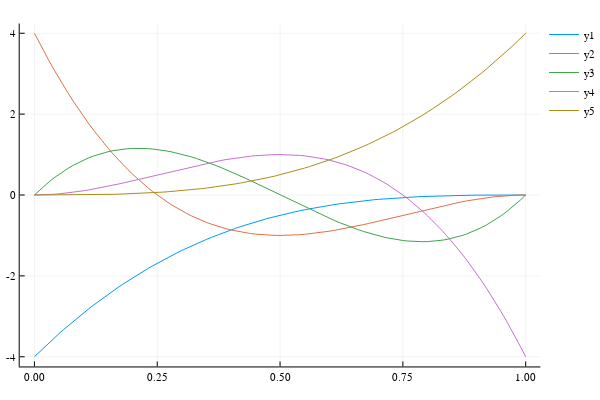

Notebook code for this chart:
### Code cell
p = plot()
yp = zero(xp)
for i in 1:length(ber)
    for j in eachindex(xp,yp)
        yp[j] = eval_element_derivative(ber, i, xp[j])
    end
    plot!(p, xp, yp)
end
display(p)

### Figure 1 — Plotly figure (JSON) as saved in the notebook; plotly's stock layout.template omitted (floating-point values rounded to 4 significant figures)
{"data": [{"colorbar": {"title": ""}, "hoverinfo": "text", "legendgroup": "y1", "line": {"color": "rgba(0, 154, 250, 1.000)", "dash": "solid", "shape": "linear", "width": 1}, "mode": "lines", "name": "y1", "showlegend": true, "text": [null, null, null, null, null, null, null, null, null, null, null, null, null, null, null, null, null, null, null, null, null, null, null, null, null, null, null, null, null, null, null, null, null, null, null, null, null, null, null, null, null, null, null, null, null, null, null, null, null, null, null, null, null, null, null, null, null, null, null, null, null, null, null, null, null, null, null, null, null, null, null, null, null, null, null, null, null, null, null, null, null, null, null, null, null, null, null, null, null, null, null, null, null, null, null, null, null, null, null, null, null], "type": "scatter", "x": [0, 0.01, 0.02, 0.03, 0.04, 0.05, 0.06, 0.07, 0.08, 0.09, 0.1, 0.11, 0.12, 0.13, 0.14, 0.15, 0.16, 0.17, 0.18, 0.19, 0.2, 0.21, 0.22, 0.23, 0.24, 0.25, 0.26, 0.27, 0.28, 0.29, 0.3, 0.31, 0.32, 0.33, 0.34, 0.35, 0.36, 0.37, 0.38, 0.39, 0.4, 0.41, 0.42, 0.43, 0.44, 0.45, 0.46, 0.47, 0.48, 0.49, 0.5, 0.51, 0.52, 0.53, 0.54, 0.55, 0.56, 0.57, 0.58, 0.59, 0.6, 0.61, 0.62, 0.63, 0.64, 0.65, 0.66, 0.67, 0.68, 0.69, 0.7, 0.71, 0.72, 0.73, 0.74, 0.75, 0.76, 0.77, 0.78, 0.79, 0.8, 0.81, 0.82, 0.83, 0.84, 0.85, 0.86, 0.87, 0.88, 0.89, 0.9, 0.91, 0.92, 0.93, 0.94, 0.95, 0.96, 0.97, 0.98, 0.99, 1], "xaxis": "x1", "y": [-4, -3.881, -3.765, -3.651, -3.539, -3.429, -3.322, -3.217, -3.115, -3.014, -2.916, -2.82, -2.726, -2.634, -2.544, -2.456, -2.371, -2.287, -2.205, -2.126, -2.048, -1.972, -1.898, -1.826, -1.756, -1.688, -1.621, -1.556, -1.493, -1.432, -1.372, -1.314, -1.258, -1.203, -1.15, -1.099, -1.049, -1.0, -0.9533, -0.9079, -0.864, -0.8215, -0.7804, -0.7408, -0.7025, -0.6655, -0.6299, -0.5955, -0.5624, -0.5306, -0.5, -0.4706, -0.4424, -0.4153, -0.3893, -0.3645, -0.3407, -0.318, -0.2964, -0.2757, -0.256, -0.2373, -0.2195, -0.2026, -0.1866, -0.1715, -0.1572, -0.1437, -0.1311, -0.1192, -0.108, -0.09756, -0.08781, -0.07873, -0.0703, -0.0625, -0.0553, -0.04867, -0.04259, -0.03704, -0.032, -0.02744, -0.02333, -0.01965, -0.01638, -0.0135, -0.01098, -0.008788, -0.006912, -0.005324, -0.004, -0.002916, -0.002048, -0.001372, -0.000864, -0.0005, -0.000256, -0.000108, -3.2e-05, -4e-06, 0], "yaxis": "y1", "zmax": null, "zmin": null}, {"colorbar": {"title": ""}, "hoverinfo": "text", "legendgroup": "y2", "line": {"color": "rgba(227, 111, 71, 1.000)", "dash": "solid", "shape": "linear", "width": 1}, "mode": "lines", "name": "y2", "showlegend": true, "text": [null, null, null, null, null, null, null, null, null, null, null, null, null, null, null, null, null, null, null, null, null, null, null, null, null, null, null, null, null, null, null, null, null, null, null, null, null, null, null, null, null, null, null, null, null, null, null, null, null, null, null, null, null, null, null, null, null, null, null, null, null, null, null, null, null, null, null, null, null, null, null, null, null, null, null, null, null, null, null, null, null, null, null, null, null, null, null, null, null, null, null, null, null, null, null, null, null, null, null, null, null], "type": "scatter", "x": [0, 0.01, 0.02, 0.03, 0.04, 0.05, 0.06, 0.07, 0.08, 0.09, 0.1, 0.11, 0.12, 0.13, 0.14, 0.15, 0.16, 0.17, 0.18, 0.19, 0.2, 0.21, 0.22, 0.23, 0.24, 0.25, 0.26, 0.27, 0.28, 0.29, 0.3, 0.31, 0.32, 0.33, 0.34, 0.35, 0.36, 0.37, 0.38, 0.39, 0.4, 0.41, 0.42, 0.43, 0.44, 0.45, 0.46, 0.47, 0.48, 0.49, 0.5, 0.51, 0.52, 0.53, 0.54, 0.55, 0.56, 0.57, 0.58, 0.59, 0.6, 0.61, 0.62, 0.63, 0.64, 0.65, 0.66, 0.67, 0.68, 0.69, 0.7, 0.71, 0.72, 0.73, 0.74, 0.75, 0.76, 0.77, 0.78, 0.79, 0.8, 0.81, 0.82, 0.83, 0.84, 0.85, 0.86, 0.87, 0.88, 0.89, 0.9, 0.91, 0.92, 0.93, 0.94, 0.95, 0.96, 0.97, 0.98, 0.99, 1], "xaxis": "x1", "y": [4, 3.764, 3.534, 3.312, 3.097, 2.888, 2.686, 2.491, 2.302, 2.12, 1.944, 1.774, 1.611, 1.453, 1.302, 1.156, 1.016, 0.8818, 0.7531, 0.6299, 0.512, 0.3994, 0.292, 0.1897, 0.09242, 0, -0.08762, -0.1705, -0.2488, -0.3226, -0.392, -0.4571, -0.5179, -0.5746, -0.6273, -0.676, -0.7209, -0.762, -0.7996, -0.8335, -0.864, -0.8911, -0.915, -0.9357, -0.9533, -0.968, -0.9798, -0.9888, -0.9951, -0.9988, -1, -0.9988, -0.9953, -0.9896, -0.9818, -0.972, -0.9603, -0.9467, -0.9314, -0.9145, -0.896, -0.8761, -0.8548, -0.8324, -0.8087, -0.784, -0.7583, -0.7318, -0.7045, -0.6765, -0.648, -0.619, -0.5896, -0.5599, -0.53, -0.5, -0.47, -0.4401, -0.4104, -0.381, -0.352, -0.3235, -0.2955, -0.2682, -0.2417, -0.216, -0.1913, -0.1676, -0.1452, -0.1239, -0.104, -0.08554, -0.06861, -0.05331, -0.03974, -0.028, -0.01818, -0.01037, -0.004672, -0.001184, 0], "yaxis": "y1", "zmax": null, "zmin": null}, {"colorbar": {"title": ""}, "hoverinfo": "text", "legendgroup": "y3", "line": {"color": "rgba(62, 164, 78, 1.000)", "dash": "solid", "shape": "linear", "width": 1}, "mode": "lines", "name": "y3", "showlegend": true, "text": [null, null, null, null, null, null, null, null, null, null, null, null, null, null, null, null, null, null, null, null, null, null, null, null, null, null, null, null, null, null, null, null, null, null, null, null, null, null, null, null, null, null, null, null, null, null, null, null, null, null, null, null, null, null, null, null, null, null, null, null, null, null, null, null, null, null, null, null, null, null, null, null, null, null, null, null, null, null, null, null, null, null, null, null, null, null, null, null, null, null, null, null, null, null, null, null, null, null, null, null, null], "type": "scatter", "x": [0, 0.01, 0.02, 0.03, 0.04, 0.05, 0.06, 0.07, 0.08, 0.09, 0.1, 0.11, 0.12, 0.13, 0.14, 0.15, 0.16, 0.17, 0.18, 0.19, 0.2, 0.21, 0.22, 0.23, 0.24, 0.25, 0.26, 0.27, 0.28, 0.29, 0.3, 0.31, 0.32, 0.33, 0.34, 0.35, 0.36, 0.37, 0.38, 0.39, 0.4, 0.41, 0.42, 0.43, 0.44, 0.45, 0.46, 0.47, 0.48, 0.49, 0.5, 0.51, 0.52, 0.53, 0.54, 0.55, 0.56, 0.57, 0.58, 0.59, 0.6, 0.61, 0.62, 0.63, 0.64, 0.65, 0.66, 0.67, 0.68, 0.69, 0.7, 0.71, 0.72, 0.73, 0.74, 0.75, 0.76, 0.77, 0.78, 0.79, 0.8, 0.81, 0.82, 0.83, 0.84, 0.85, 0.86, 0.87, 0.88, 0.89, 0.9, 0.91, 0.92, 0.93, 0.94, 0.95, 0.96, 0.97, 0.98, 0.99, 1], "xaxis": "x1", "y": [0, 0.1164, 0.2258, 0.3282, 0.4239, 0.513, 0.5956, 0.6718, 0.7419, 0.8059, 0.864, 0.9163, 0.9631, 1.004, 1.04, 1.071, 1.097, 1.118, 1.134, 1.145, 1.152, 1.155, 1.153, 1.148, 1.138, 1.125, 1.108, 1.088, 1.064, 1.038, 1.008, 0.9754, 0.94, 0.9021, 0.8617, 0.819, 0.7741, 0.7273, 0.6785, 0.6281, 0.576, 0.5225, 0.4677, 0.4118, 0.3548, 0.297, 0.2385, 0.1794, 0.1198, 0.05998, 0, -0.05998, -0.1198, -0.1794, -0.2385, -0.297, -0.3548, -0.4118, -0.4677, -0.5225, -0.576, -0.6281, -0.6785, -0.7273, -0.7741, -0.819, -0.8617, -0.9021, -0.94, -0.9754, -1.008, -1.038, -1.064, -1.088, -1.108, -1.125, -1.138, -1.148, -1.153, -1.155, -1.152, -1.145, -1.134, -1.118, -1.097, -1.071, -1.04, -1.004, -0.9631, -0.9163, -0.864, -0.8059, -0.7419, -0.6718, -0.5956, -0.513, -0.4239, -0.3282, -0.2258, -0.1164, 0], "yaxis": "y1", "zmax": null, "zmin": null}, {"colorbar": {"title": ""}, "hoverinfo": "text", "legendgroup": "y4", "line": {"color": "rgba(195, 113, 210, 1.000)", "dash": "solid", "shape": "linear", "width": 1}, "mode": "lines", "name": "y4", "showlegend": true, "text": [null, null, null, null, null, null, null, null, null, null, null, null, null, null, null, null, null, null, null, null, null, null, null, null, null, null, null, null, null, null, null, null, null, null, null, null, null, null, null, null, null, null, null, null, null, null, null, null, null, null, null, null, null, null, null, null, null, null, null, null, null, null, null, null, null, null, null, null, null, null, null, null, null, null, null, null, null, null, null, null, null, null, null, null, null, null, null, null, null, null, null, null, null, null, null, null, null, null, null, null, null], "type": "scatter", "x": [0, 0.01, 0.02, 0.03, 0.04, 0.05, 0.06, 0.07, 0.08, 0.09, 0.1, 0.11, 0.12, 0.13, 0.14, 0.15, 0.16, 0.17, 0.18, 0.19, 0.2, 0.21, 0.22, 0.23, 0.24, 0.25, 0.26, 0.27, 0.28, 0.29, 0.3, 0.31, 0.32, 0.33, 0.34, 0.35, 0.36, 0.37, 0.38, 0.39, 0.4, 0.41, 0.42, 0.43, 0.44, 0.45, 0.46, 0.47, 0.48, 0.49, 0.5, 0.51, 0.52, 0.53, 0.54, 0.55, 0.56, 0.57, 0.58, 0.59, 0.6, 0.61, 0.62, 0.63, 0.64, 0.65, 0.66, 0.67, 0.68, 0.69, 0.7, 0.71, 0.72, 0.73, 0.74, 0.75, 0.76, 0.77, 0.78, 0.79, 0.8, 0.81, 0.82, 0.83, 0.84, 0.85, 0.86, 0.87, 0.88, 0.89, 0.9, 0.91, 0.92, 0.93, 0.94, 0.95, 0.96, 0.97, 0.98, 0.99, 1], "xaxis": "x1", "y": [0, 0.001184, 0.004672, 0.01037, 0.01818, 0.028, 0.03974, 0.05331, 0.06861, 0.08554, 0.104, 0.1239, 0.1452, 0.1676, 0.1913, 0.216, 0.2417, 0.2682, 0.2955, 0.3235, 0.352, 0.381, 0.4104, 0.4401, 0.47, 0.5, 0.53, 0.5599, 0.5896, 0.619, 0.648, 0.6765, 0.7045, 0.7318, 0.7583, 0.784, 0.8087, 0.8324, 0.8548, 0.8761, 0.896, 0.9145, 0.9314, 0.9467, 0.9603, 0.972, 0.9818, 0.9896, 0.9953, 0.9988, 1, 0.9988, 0.9951, 0.9888, 0.9798, 0.968, 0.9533, 0.9357, 0.915, 0.8911, 0.864, 0.8335, 0.7996, 0.762, 0.7209, 0.676, 0.6273, 0.5746, 0.5179, 0.4571, 0.392, 0.3226, 0.2488, 0.1705, 0.08762, 0, -0.09242, -0.1897, -0.292, -0.3994, -0.512, -0.6299, -0.7531, -0.8818, -1.016, -1.156, -1.302, -1.453, -1.611, -1.774, -1.944, -2.12, -2.302, -2.491, -2.686, -2.888, -3.097, -3.312, -3.534, -3.764, -4], "yaxis": "y1", "zmax": null, "zmin": null}, {"colorbar": {"title": ""}, "hoverinfo": "text", "legendgroup": "y5", "line": {"color": "rgba(172, 142, 24, 1.000)", "dash": "solid", "shape": "linear", "width": 1}, "mode": "lines", "name": "y5", "showlegend": true, "text": [null, null, null, null, null, null, null, null, null, null, null, null, null, null, null, null, null, null, null, null, null, null, null, null, null, null, null, null, null, null, null, null, null, null, null, null, null, null, null, null, null, null, null, null, null, null, null, null, null, null, null, null, null, null, null, null, null, null, null, null, null, null, null, null, null, null, null, null, null, null, null, null, null, null, null, null, null, null, null, null, null, null, null, null, null, null, null, null, null, null, null, null, null, null, null, null, null, null, null, null, null], "type": "scatter", "x": [0, 0.01, 0.02, 0.03, 0.04, 0.05, 0.06, 0.07, 0.08, 0.09, 0.1, 0.11, 0.12, 0.13, 0.14, 0.15, 0.16, 0.17, 0.18, 0.19, 0.2, 0.21, 0.22, 0.23, 0.24, 0.25, 0.26, 0.27, 0.28, 0.29, 0.3, 0.31, 0.32, 0.33, 0.34, 0.35, 0.36, 0.37, 0.38, 0.39, 0.4, 0.41, 0.42, 0.43, 0.44, 0.45, 0.46, 0.47, 0.48, 0.49, 0.5, 0.51, 0.52, 0.53, 0.54, 0.55, 0.56, 0.57, 0.58, 0.59, 0.6, 0.61, 0.62, 0.63, 0.64, 0.65, 0.66, 0.67, 0.68, 0.69, 0.7, 0.71, 0.72, 0.73, 0.74, 0.75, 0.76, 0.77, 0.78, 0.79, 0.8, 0.81, 0.82, 0.83, 0.84, 0.85, 0.86, 0.87, 0.88, 0.89, 0.9, 0.91, 0.92, 0.93, 0.94, 0.95, 0.96, 0.97, 0.98, 0.99, 1], "xaxis": "x1", "y": [0, 4e-06, 3.2e-05, 0.000108, 0.000256, 0.0005, 0.000864, 0.001372, 0.002048, 0.002916, 0.004, 0.005324, 0.006912, 0.008788, 0.01098, 0.0135, 0.01638, 0.01965, 0.02333, 0.02744, 0.032, 0.03704, 0.04259, 0.04867, 0.0553, 0.0625, 0.0703, 0.07873, 0.08781, 0.09756, 0.108, 0.1192, 0.1311, 0.1437, 0.1572, 0.1715, 0.1866, 0.2026, 0.2195, 0.2373, 0.256, 0.2757, 0.2964, 0.318, 0.3407, 0.3645, 0.3893, 0.4153, 0.4424, 0.4706, 0.5, 0.5306, 0.5624, 0.5955, 0.6299, 0.6655, 0.7025, 0.7408, 0.7804, 0.8215, 0.864, 0.9079, 0.9533, 1.0, 1.049, 1.099, 1.15, 1.203, 1.258, 1.314, 1.372, 1.432, 1.493, 1.556, 1.621, 1.688, 1.756, 1.826, 1.898, 1.972, 2.048, 2.126, 2.205, 2.287, 2.371, 2.456, 2.544, 2.634, 2.726, 2.82, 2.916, 3.014, 3.115, 3.217, 3.322, 3.429, 3.539, 3.651, 3.765, 3.881, 4], "yaxis": "y1", "zmax": null, "zmin": null}], "layout": {"annotations": [], "height": 400, "legend": {"bgcolor": "rgba(255, 255, 255, 1.000)", "bordercolor": "rgba(0, 0, 0, 1.000)", "font": {"color": "rgba(0, 0, 0, 1.000)", "family": "sans-serif", "size": 11}, "tracegroupgap": 0, "x": 1, "y": 1}, "margin": {"b": 20, "l": 0, "r": 0, "t": 20}, "paper_bgcolor": "rgba(255, 255, 255, 1.000)", "plot_bgcolor": "rgba(255, 255, 255, 1.000)", "showlegend": true, "width": 600, "xaxis": {"anchor": "y1", "domain": [0.03619, 0.9934], "gridcolor": "rgba(0, 0, 0, 0.100)", "gridwidth": 0.5, "linecolor": "rgba(0, 0, 0, 1.000)", "mirror": false, "range": [-0.03, 1.03], "showgrid": true, "showline": true, "showticklabels": true, "tickangle": 0, "tickcolor": "rgb(0, 0, 0)", "tickfont": {"color": "rgba(0, 0, 0, 1.000)", "family": "sans-serif", "size": 11}, "tickmode": "array", "ticks": "inside", "ticktext": ["0.00", "0.25", "0.50", "0.75", "1.00"], "tickvals": [0, 0.25, 0.5, 0.75, 1], "title": "", "titlefont": {"color": "rgba(0, 0, 0, 1.000)", "family": "sans-serif", "size": 15}, "type": "-", "visible": true, "zeroline": false, "zerolinecolor": "rgba(0, 0, 0, 1.000)"}, "yaxis": {"anchor": "x1", "domain": [0.03762, 0.9902], "gridcolor": "rgba(0, 0, 0, 0.100)", "gridwidth": 0.5, "linecolor": "rgba(0, 0, 0, 1.000)", "mirror": false, "range": [-4.24, 4.24], "showgrid": true, "showline": true, "showticklabels": true, "tickangle": 0, "tickcolor": "rgb(0, 0, 0)", "tickfont": {"color": "rgba(0, 0, 0, 1.000)", "family": "sans-serif", "size": 11}, "tickmode": "array", "ticks": "inside", "ticktext": ["-4", "-2", "0", "2", "4"], "tickvals": [-4, -2, 0, 2, 4], "title": "", "titlefont": {"color": "rgba(0, 0, 0, 1.000)", "family": "sans-serif", "size": 15}, "type": "-", "visible": true, "zeroline": false, "zerolinecolor": "rgba(0, 0, 0, 1.000)"}}}
